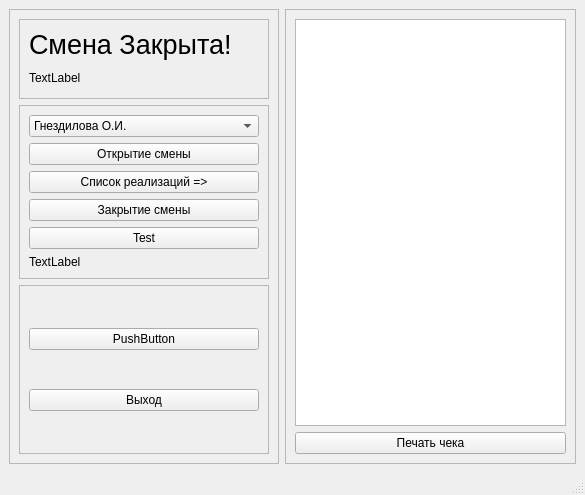
<?xml version="1.0" encoding="UTF-8"?>
<ui version="4.0">
 <class>MainWindow</class>
 <widget class="QMainWindow" name="MainWindow">
  <property name="geometry">
   <rect>
    <x>0</x>
    <y>0</y>
    <width>585</width>
    <height>495</height>
   </rect>
  </property>
  <property name="sizePolicy">
   <sizepolicy hsizetype="Expanding" vsizetype="Preferred">
    <horstretch>0</horstretch>
    <verstretch>0</verstretch>
   </sizepolicy>
  </property>
  <property name="windowTitle">
   <string>MainWindow</string>
  </property>
  <widget class="QWidget" name="centralwidget">
   <property name="sizePolicy">
    <sizepolicy hsizetype="Minimum" vsizetype="Preferred">
     <horstretch>0</horstretch>
     <verstretch>0</verstretch>
    </sizepolicy>
   </property>
   <layout class="QHBoxLayout" name="horizontalLayout">
    <item>
     <widget class="QFrame" name="frame">
      <property name="sizePolicy">
       <sizepolicy hsizetype="Fixed" vsizetype="Preferred">
        <horstretch>0</horstretch>
        <verstretch>0</verstretch>
       </sizepolicy>
      </property>
      <property name="minimumSize">
       <size>
        <width>265</width>
        <height>0</height>
       </size>
      </property>
      <property name="frameShape">
       <enum>QFrame::StyledPanel</enum>
      </property>
      <property name="frameShadow">
       <enum>QFrame::Raised</enum>
      </property>
      <layout class="QVBoxLayout" name="verticalLayout_5">
       <item>
        <widget class="QFrame" name="frame_3">
         <property name="sizePolicy">
          <sizepolicy hsizetype="Fixed" vsizetype="Fixed">
           <horstretch>0</horstretch>
           <verstretch>0</verstretch>
          </sizepolicy>
         </property>
         <property name="minimumSize">
          <size>
           <width>250</width>
           <height>80</height>
          </size>
         </property>
         <property name="frameShape">
          <enum>QFrame::StyledPanel</enum>
         </property>
         <property name="frameShadow">
          <enum>QFrame::Raised</enum>
         </property>
         <layout class="QVBoxLayout" name="verticalLayout_4">
          <item>
           <widget class="QLabel" name="label">
            <property name="font">
             <font>
              <pointsize>20</pointsize>
             </font>
            </property>
            <property name="text">
             <string>Смена Закрыта!</string>
            </property>
           </widget>
          </item>
          <item>
           <widget class="QLabel" name="label_3">
            <property name="text">
             <string>TextLabel</string>
            </property>
           </widget>
          </item>
         </layout>
        </widget>
       </item>
       <item>
        <widget class="QFrame" name="frame_2">
         <property name="sizePolicy">
          <sizepolicy hsizetype="Fixed" vsizetype="Preferred">
           <horstretch>0</horstretch>
           <verstretch>0</verstretch>
          </sizepolicy>
         </property>
         <property name="minimumSize">
          <size>
           <width>250</width>
           <height>0</height>
          </size>
         </property>
         <property name="frameShape">
          <enum>QFrame::StyledPanel</enum>
         </property>
         <property name="frameShadow">
          <enum>QFrame::Raised</enum>
         </property>
         <layout class="QVBoxLayout" name="verticalLayout_2">
          <item>
           <widget class="QComboBox" name="comboBox">
            <item>
             <property name="text">
              <string>Гнездилова О.И.</string>
             </property>
            </item>
            <item>
             <property name="text">
              <string>Нечепуренко Э.В.</string>
             </property>
            </item>
           </widget>
          </item>
          <item>
           <widget class="QPushButton" name="openShift">
            <property name="text">
             <string>Открытие смены</string>
            </property>
           </widget>
          </item>
          <item>
           <widget class="QPushButton" name="listButton">
            <property name="text">
             <string>Список реализаций =&gt;</string>
            </property>
           </widget>
          </item>
          <item>
           <widget class="QPushButton" name="closeShift">
            <property name="text">
             <string>Закрытие смены</string>
            </property>
           </widget>
          </item>
          <item>
           <widget class="QPushButton" name="pushButton_test">
            <property name="text">
             <string>Test</string>
            </property>
           </widget>
          </item>
          <item>
           <widget class="QLabel" name="label_2">
            <property name="text">
             <string>TextLabel</string>
            </property>
           </widget>
          </item>
         </layout>
        </widget>
       </item>
       <item>
        <widget class="QFrame" name="frame_4">
         <property name="sizePolicy">
          <sizepolicy hsizetype="Fixed" vsizetype="Preferred">
           <horstretch>0</horstretch>
           <verstretch>0</verstretch>
          </sizepolicy>
         </property>
         <property name="minimumSize">
          <size>
           <width>250</width>
           <height>0</height>
          </size>
         </property>
         <property name="frameShape">
          <enum>QFrame::StyledPanel</enum>
         </property>
         <property name="frameShadow">
          <enum>QFrame::Raised</enum>
         </property>
         <layout class="QVBoxLayout" name="verticalLayout_3">
          <item>
           <widget class="QPushButton" name="pushButton">
            <property name="text">
             <string>PushButton</string>
            </property>
           </widget>
          </item>
          <item>
           <widget class="QPushButton" name="exitButton">
            <property name="text">
             <string>Выход</string>
            </property>
           </widget>
          </item>
         </layout>
        </widget>
       </item>
      </layout>
     </widget>
    </item>
    <item>
     <widget class="QFrame" name="frameList">
      <property name="sizePolicy">
       <sizepolicy hsizetype="Expanding" vsizetype="Preferred">
        <horstretch>0</horstretch>
        <verstretch>0</verstretch>
       </sizepolicy>
      </property>
      <property name="minimumSize">
       <size>
        <width>0</width>
        <height>0</height>
       </size>
      </property>
      <property name="frameShape">
       <enum>QFrame::StyledPanel</enum>
      </property>
      <property name="frameShadow">
       <enum>QFrame::Raised</enum>
      </property>
      <layout class="QVBoxLayout" name="verticalLayout">
       <item>
        <widget class="QTableView" name="tableView"/>
       </item>
       <item>
        <widget class="QPushButton" name="pushButton_2">
         <property name="sizePolicy">
          <sizepolicy hsizetype="Expanding" vsizetype="Fixed">
           <horstretch>0</horstretch>
           <verstretch>0</verstretch>
          </sizepolicy>
         </property>
         <property name="text">
          <string>Печать чека</string>
         </property>
        </widget>
       </item>
      </layout>
     </widget>
    </item>
   </layout>
  </widget>
  <widget class="QMenuBar" name="menubar">
   <property name="geometry">
    <rect>
     <x>0</x>
     <y>0</y>
     <width>585</width>
     <height>30</height>
    </rect>
   </property>
  </widget>
  <widget class="QStatusBar" name="statusbar"/>
 </widget>
 <resources/>
 <connections/>
</ui>
